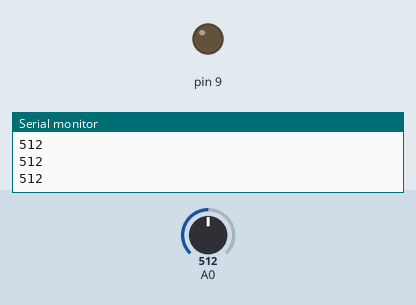
Simulated run of this sketch. Board: Arduino Uno, built with avr-gcc and run on an emulated ATmega328P. On the bench: output pins drawn as LEDs (lit = HIGH), the last lines printed to the serial monitor. The test bench sets the inputs (shaded band); at power-on: A0 = 512.

Above: at 1.2 s.
1.3 s: A0 set to 520
At 2.5 s:
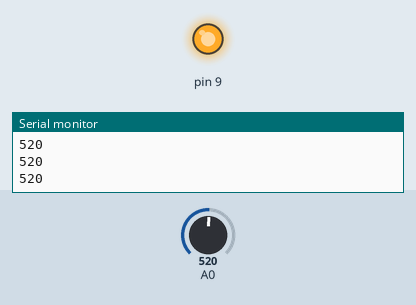
2.8 s: A0 set to 511
At 4.0 s:
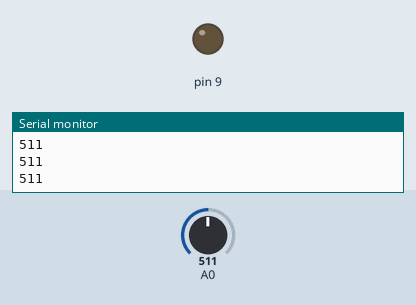
4.3 s: A0 set to 716
At 5.5 s:
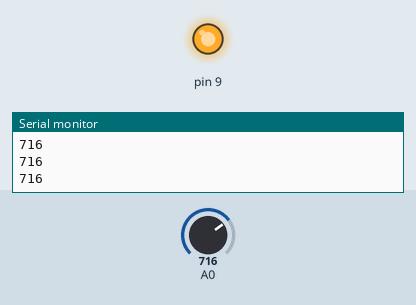
Timing chart, 0 to 7.3 s (numbered marks = the images above; inputs shaded):
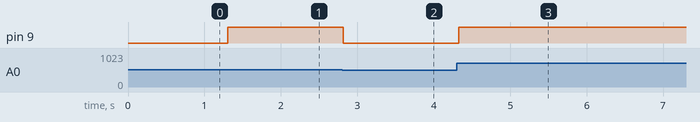

Measured:
- the behaviour switches between 512 and 513 on A0 (found by bisection; images 0 and 1)
- after the input at 1.3 s, pin 9: LOW → HIGH at once
- after the input at 2.8 s, pin 9: HIGH → LOW at once
- after the input at 4.3 s, pin 9: LOW → HIGH at once

The sketch:

ex04.ino
```cpp
void setup()
{
  pinMode(A0, INPUT);
  pinMode(9, OUTPUT);
  Serial.begin(9600);
}

int a = 0;

void loop()
{
  a = analogRead(A0);
  Serial.println(a);
  if (a > 512)
  {
    digitalWrite(9, HIGH);
  }
  else
  {
    digitalWrite(9, LOW);
  }
  delay(50);
}
```
